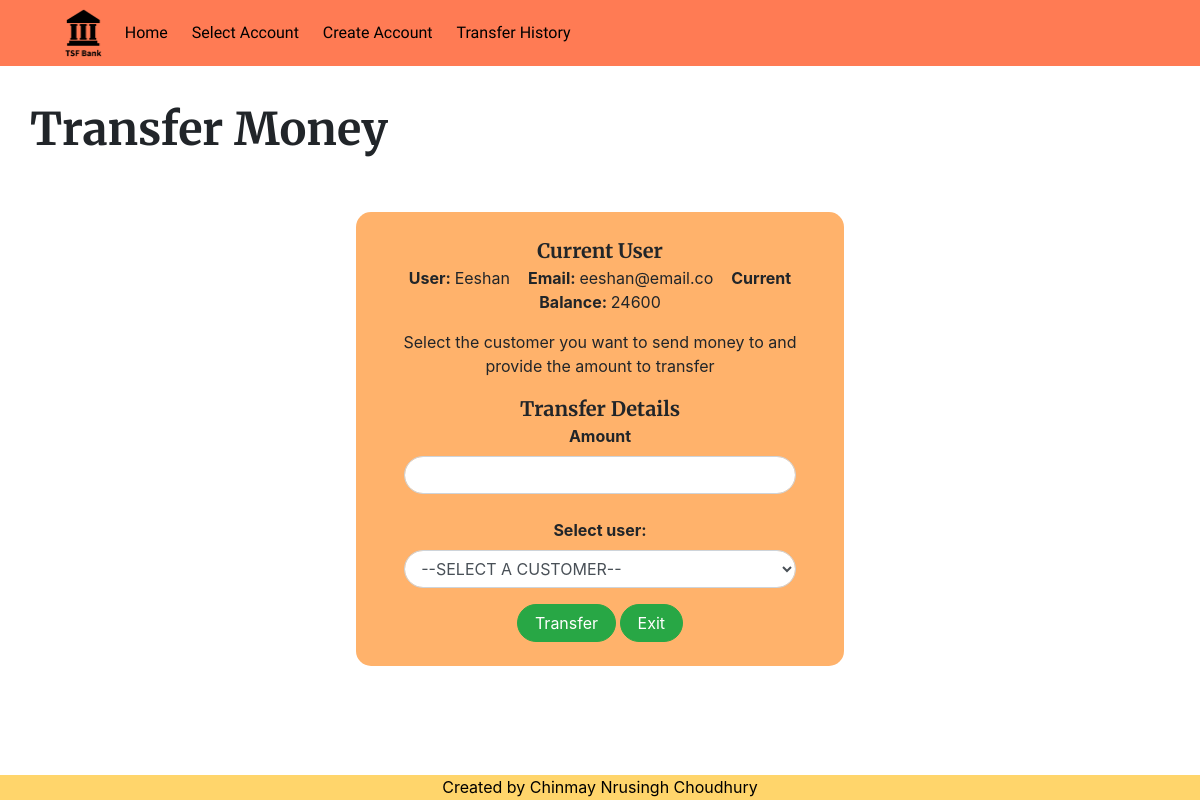
The page /transfer.php?sid=1 on the database its author committed.
### tables this page shows
CREATE TABLE `customers` (
  `id` int(6) NOT NULL,
  `name` varchar(255) DEFAULT NULL,
  `email` varchar(255) DEFAULT NULL,
  `currbal` int(6) DEFAULT NULL
);

### transfer.php (the view, shortened to what this page needs)
<?php
require 'db.php';
?>
<!DOCTYPE html>
<html>
<head>
	<link rel="stylesheet" type="text/css" href="css/nav.css">
	<link rel="stylesheet" type="text/css" href="css/transfer.css">
	<link rel="stylesheet" href="https://maxcdn.bootstrapcdn.com/bootstrap/4.0.0/css/bootstrap.min.css">
</head>
<body>
	<?php require_once 'nav.php';?>
	<div class="main">
		<span id="maintit">Transfer Money</span>
		<div class="row mt-5">
			<div class="col-lg-5 m-auto text-center p-4" id="conbox">
				<span class="divtit">Current User</span>
				<?php
					$stmt = $pdo->prepare("SELECT * FROM customers WHERE id = :idvar");
					$stmt->execute(array(":idvar"=>$_SESSION['sid']));
					$urow1 = $stmt->fetch(PDO::FETCH_ASSOC);
				?>
				<p>
					<b>User: </b><?=$urow1['name']?>&nbsp;&nbsp;&nbsp;
					<b>Email: </b><?=$urow1['email']?>&nbsp;&nbsp;&nbsp;
					<b>Current Balance: </b><?=$urow1['currbal']?>
				</p>
				<p class="desc text-center">Select the customer you want to send money to and provide the amount to transfer</p>
				<span class="divtit">Transfer Details</span>
				<form id="tranform" class="form-group mx-4" method="post">
						<label for="amnt">Amount</label>
						<input type="text" name="amnt" style="border-radius:25px;" id="amnt" class="form-control">
						<br>
						<label for="selectt">Select user:</label>
						<select style="border-radius:25px;" class="form-control" id="selectt" name="reciever">
							<option value="0">--SELECT A CUSTOMER--</option>
						</select>
				</form>
                    <button type="submit" name="submit" style="border-radius:25px;" class="btn btn-success pill" form="tranform">
                    	&nbsp;Transfer&nbsp;
                	</button>
                	<button type="submit" name="exit" style="border-radius:25px;" class="btn btn-success pill" form="tranform">
                    	&nbsp;Exit&nbsp;
                	</button>
			</div>
		</div>
	</div>
	<?php require 'foot.php';?>
</body>
</html>

### css/transfer.css (style rules this page uses)
html, body { max-width: 100%; overflow-x: hidden; }
#maintit { font-family: 'Merriweather',sans-serif; font-weight: bolder; font-size: 45px; }
.main { margin: 15px; padding: 15px; }
#conbox { background-color: #ffb26b; border-radius: 15px; padding: 15px; }
.divtit { font-family: 'Merriweather'; font-size: 20px; font-weight: bolder; }
.btn { background-color: #939b62; }
.pill { border-radius: 25px; }
form label { font-weight: bold !important; }

### rows shown on the page
customers: name "Eeshan", email "eeshan@email.co", currbal "24600"
